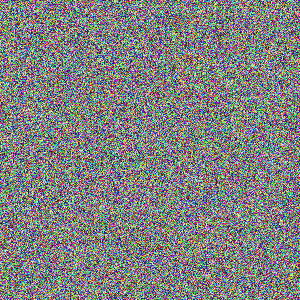

This chart was generated by the following Python code:
import random

from PIL import Image

im = Image.open("play.png")
print(im.format, im.size, im.mode)
pix = im.load()

width = im.size[0]
height = im.size[1]

count = 0

for x in range(width):
    for y in range(height):
        pixel = im.getpixel((x, y))
        a = random.randint(0, 255)
        b = random.randint(0, 255)
        c = random.randint(0, 255)
        im.putpixel((x, y), (a, b, c))
        
im.save("play.png")
